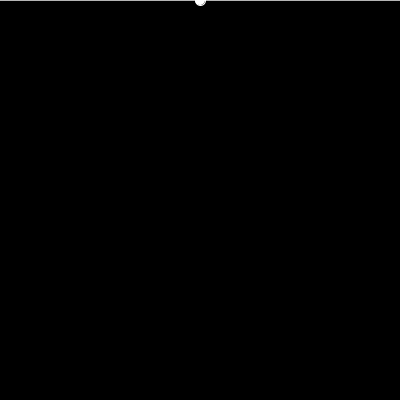
Frame 1 (no input)
Frame 60 (the mouse pressed at the canvas centre just before this capture): identical to frame 1, image omitted
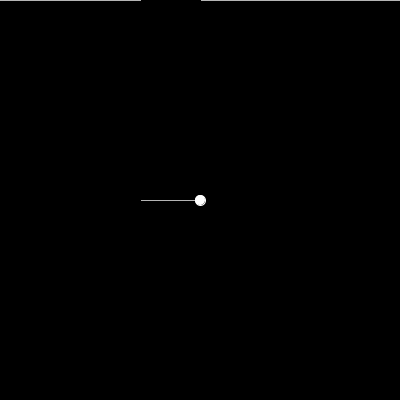
Frame 120 (the mouse held since frame 60 and released just before this capture)

The Processing sketch that drew these frames (run headless with seeded random() and noise(); from frame 60 on, the mouse is pressed at the canvas centre):

// Processing sketch: processing_118130
// ── processing_118130.pde

int[] y;
int idx=0;


void setup() {
  size(400, 400);
  stroke(255);
  y  = new int [width];
}
void draw() {
  background(0);
  ellipse(width/2, mouseY, 10,10);
  //advance index
  idx = (idx+1)%width;
  // set value
  y[idx]=mouseY;
  // draw the line

  for (int i =idx;i<width+idx;i++) {
    point((width/2+(i-idx))%width,y[i%width]);
  }
}
